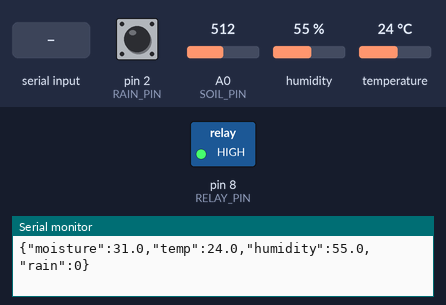
Recording of a sketch running on a simulated Arduino Uno, built with avr-gcc and run on an emulated ATmega328P. On the bench: switched loads named in the sketch (green lamp = pin HIGH), the last lines printed to the serial monitor. Inputs (shaded band) come from the test bench; at power-on: pin 2 (RAIN_PIN) HIGH, A0 (SOIL_PIN) = 512, humidity 55 %, temperature 24 °C.

Above: at 2.2 s.
2.3 s: "PUMP_ON\n" received over Serial
At 3.8 s:
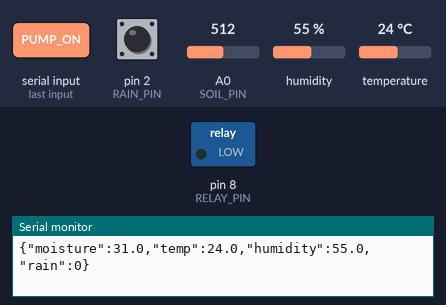
4.5 s: "PUMP_OFF\n" received over Serial
At 6.3 s:
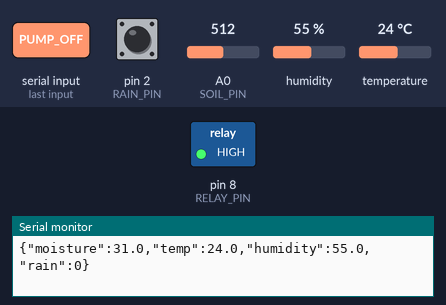
Timing chart, 0 to 7.8 s (numbered marks = the images above; inputs shaded):
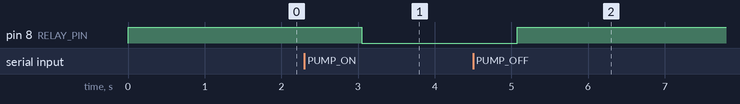

Measured:
- after the input at 2.3 s, pin 8 (RELAY_PIN): HIGH → LOW after 0.75 s
- after the input at 4.5 s, pin 8 (RELAY_PIN): LOW → HIGH after 0.58 s

The sketch:

arduino_uno_irrigation.ino
```cpp
/*
 * Arduino Uno Firmware - Smart Irrigation Sensor Unit
 * Capstone Project: AI-Based Smart Irrigation System Using Sensors
 *
 * Hardware Connections:
 * - Capacitive Soil Moisture Sensor: Analog Pin A0 (VCC: 5V, GND: GND)
 * - DHT11 / DHT22 Sensor: Digital Pin D4 (VCC: 5V, GND: GND)
 * - Rain Drop Sensor: Digital Pin D2 (Active LOW)
 * - 5V Single Channel Relay Module: Digital Pin D8 (Active LOW/HIGH)
 * - DC Submersible Water Pump (5V/12V): Connected through Relay COM and NO terminals
 */

#include <DHT.h>

#define DHTPIN 4
#define DHTTYPE DHT11   // Set to DHT22 if using white DHT22 sensor
#define SOIL_PIN A0
#define RAIN_PIN 2
#define RELAY_PIN 8

DHT dht(DHTPIN, DHTTYPE);

// Calibration constants for Capacitive Soil Moisture Sensor
// In air (dry): ~620 analog count
// In glass of water (wet): ~280 analog count
const int AIR_VALUE = 620;
const int WATER_VALUE = 280;

void setup() {
  Serial.begin(9600);
  while (!Serial) { ; } // wait for serial port to connect

  pinMode(RAIN_PIN, INPUT);
  pinMode(RELAY_PIN, OUTPUT);

  // Initialize Relay to OFF state (assuming active LOW relay, HIGH = OFF)
  digitalWrite(RELAY_PIN, HIGH);

  dht.begin();
  delay(1000);
}

void loop() {
  // Read DHT11 Temperature and Humidity
  float humidity = dht.readHumidity();
  float temperature = dht.readTemperature(); // Celsius

  // Read Raw Soil Moisture
  int rawMoisture = analogRead(SOIL_PIN);

  // Calibrate raw analog reading to percentage (0% to 100%)
  float soilMoisture = map(rawMoisture, AIR_VALUE, WATER_VALUE, 0, 100);
  soilMoisture = constrain(soilMoisture, 0.0, 100.0);

  // Read Rain Sensor (0 = Rain, 1 = Dry for typical active LOW rain module)
  int rainDigital = digitalRead(RAIN_PIN);
  int isRaining = (rainDigital == LOW) ? 1 : 0;

  // Check if valid sensor readings
  if (isnan(humidity) || isnan(temperature)) {
    humidity = 55.0;
    temperature = 28.0;
  }

  // Transmit JSON Telemetry String over Serial
  Serial.print("{\"moisture\":");
  Serial.print(soilMoisture, 1);
  Serial.print(",\"temp\":");
  Serial.print(temperature, 1);
  Serial.print(",\"humidity\":");
  Serial.print(humidity, 1);
  Serial.print(",\"rain\":");
  Serial.print(isRaining);
  Serial.println("}");

  // Listen for Actuation Commands from Python / AI System
  if (Serial.available() > 0) {
    String cmd = Serial.readStringUntil('\n');
    cmd.trim();

    if (cmd == "PUMP_ON") {
      digitalWrite(RELAY_PIN, LOW); // Energize relay
    } else if (cmd == "PUMP_OFF") {
      digitalWrite(RELAY_PIN, HIGH); // De-energize relay
    }
  }

  delay(2000); // 2-second telemetry cycle
}
```
